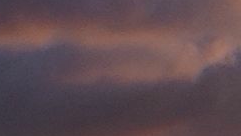
//> input picture src/assets/assets_png/peace-102.png, 241 x 136 px; its folder holds 4 pictures in this run
$ ./main assets/assets_png/peace-101.png   (built with g++ and OpenCV 4)
//> lines starting //> are read from the running program, lines starting //| are printed output that depends on the picture
### src/timer.h
#pragma once

#include <chrono>

class Timer {
 private:
  using clock_t = std::chrono::high_resolution_clock;
  using millisecond_t = std::chrono::duration<double, std::milli>;
  std::chrono::time_point<clock_t> m_start_time;

 public:
  Timer() : m_start_time(clock_t::now()) {}

  void reset() { m_start_time = clock_t::now(); }

  double elapsedMs() const { return std::chrono::duration_cast<millisecond_t>(clock_t::now() - m_start_time).count(); }
};

### src/main.cpp
#include <algorithm>
#include <filesystem>
#include <optional>
#include <ranges>
#include <stack>
#include <span>
#include <iostream>
#include <fstream>
#include <libgen.h>

#include <opencv2/core/mat.hpp>
#include <opencv2/imgcodecs.hpp>
#include <opencv2/imgproc.hpp>

#include "timer.h"

constexpr int PUZZLE_GRID_SIZE = 16;
constexpr int PUZZLE_SIZE = 256;
constexpr const char* ASSETS_DIR = "assets/assets_png";
constexpr double FIRST_COL_WIDTH = 240.0;
constexpr double FIRST_ROW_HEIGHT = 135.0;
constexpr int IMAGE_WIDTH = 3840;
constexpr int IMAGE_HEIGHT = 2160;
constexpr size_t HASH_MAGIC_NUMBER = 0x9e379967;

enum class Side { LEFT, TOP, RIGHT, BOTTOM };
constexpr std::array<std::pair<int, int>, 4> offsets = {
    std::pair{-1, 0}, // Side::LEFT
    std::pair{0, -1}, // Side::TOP
    std::pair{1, 0}, // Side::RIGHT
    std::pair{0, 1} // Side::BOTTOM
};

struct PuzzlePiece {
  PuzzlePiece() = default;
  ~PuzzlePiece() = default;
  PuzzlePiece(const PuzzlePiece&) = default;
  PuzzlePiece& operator=(const PuzzlePiece&) = default;
  PuzzlePiece(PuzzlePiece&&) noexcept = default;
  PuzzlePiece& operator=(PuzzlePiece&&) noexcept = default;
  bool operator<(const PuzzlePiece& other) const {
    if ((col == 0 || row == 0) && (other.col != 0 && other.row != 0)) {
      return true;
    }
    if ((other.col == 0 || other.row == 0) && (col != 0 && row != 0)) {
      return false;
    }
    if (col == 0 && row == 0) {
      return true;
    }
    if (other.col == 0 && other.row == 0) {
      return false;
    }
    return (col + row) < (other.col + other.row);
  }
  size_t id;
  cv::Mat image;
  int col{-1};
  int row{-1};
  size_t edge_hashes[4];

  cv::Rect rect() const {
    const auto top_left =
        cv::Point2f(FIRST_COL_WIDTH * col - (col > 0 ? 1.0 : 0.0), FIRST_ROW_HEIGHT * row - (row > 0 ? 1.0 : 0.0));
    return cv::Rect(top_left, cv::Size(image.cols, image.rows));
  }
  void move(const int source_col, const int source_row, const Side side) {
    const auto& [col_offset, row_offset] = offsets[static_cast<int>(side)];
    col = source_col + col_offset;
    row = source_row + row_offset;
  }
};

size_t computeHash(const cv::Mat& edge) {
  size_t hash = 0;
  for (int row = 0; row < edge.rows; ++row) {
    const uchar* data = edge.ptr<uchar>(row);
    for (int col = 0; col < edge.cols; ++col) {
      hash ^= (data[col] / 10) + HASH_MAGIC_NUMBER + (hash << 6) + (hash >> 2);
    }
  }
  return hash;
}

void computeEdgeHashes(PuzzlePiece& piece) {
  cv::Mat gray;
  cv::cvtColor(piece.image, gray, cv::COLOR_BGR2GRAY);

  piece.edge_hashes[0] = computeHash(gray.col(0));
  piece.edge_hashes[1] = computeHash(gray.row(0));
  piece.edge_hashes[2] = computeHash(gray.col(gray.cols - 1));
  piece.edge_hashes[3] = computeHash(gray.row(gray.rows - 1));
}

class PuzzlePieceProcessor : public cv::ParallelLoopBody {
 public:
  PuzzlePieceProcessor(const std::span<const std::string>& file_paths, const std::span<PuzzlePiece>& pieces) :
      file_paths_(file_paths), pieces_(pieces) {}

  void operator()(const cv::Range& range) const override {
    for (int i = range.start; i < range.end; ++i) {
      cv::Mat image = cv::imread(file_paths_[i], cv::IMREAD_COLOR);
      auto& piece = pieces_[i];
      piece.id = i;
      if (image.cols == FIRST_COL_WIDTH) {
        piece.col = 0;
      }
      if (image.rows == FIRST_ROW_HEIGHT) {
        piece.row = 0;
      }
      piece.image = std::move(image);
      computeEdgeHashes(piece);
    }
  }

 private:
  const std::span<const std::string>& file_paths_;
  std::span<PuzzlePiece> pieces_;
};

[[nodiscard]] std::array<PuzzlePiece, PUZZLE_SIZE> loadPuzzle(const std::string_view& path) {
  std::vector<std::string> file_paths;
  file_paths.reserve(PUZZLE_SIZE);
  for (const auto& entry : std::filesystem::directory_iterator(path)) {
    file_paths.push_back(entry.path());
  }

  std::array<PuzzlePiece, PUZZLE_SIZE> pieces;
  cv::parallel_for_(cv::Range(0, static_cast<int>(file_paths.size())), PuzzlePieceProcessor(file_paths, pieces),
                    cv::getNumThreads());
//> in computeEdgeHashes, piece.image is the input picture: 136 rows x 241 cols, CV_8UC3; mean of channels 0, 1, 2 80.6, 74.7, 95.5
//> in computeEdgeHashes, `cv::cvtColor(piece.image, gray, cv::COLOR_BGR2GRAY);`:
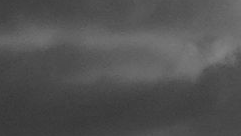
//> gray: 136 rows x 241 cols, CV_8UC1; min 52, max 130, mean 81.5
//> the loop in computeHash, `for (int row = 0; row < edge.rows; ++row)` made 136 passes
//> hash on passes 1 to 12: 2654443885, 175248261733, 11093719318819, 706253105374038, 46082422341235860, 3005427392131813126, 6808600237037699496, -1683581496503520641, -8470102625675651149, 3878314583117704106, -5204529215152749187, -6295663894632734863
//> after the loop in computeHash, `for (int row = 0; row < edge.rows; ++row)`: hash = 2496530756874514355
//> in computeEdgeHashes, `piece.edge_hashes[0] = computeHash(gray.col(0));`: piece.edge_hashes = [2496530756874514432, 0, 0, 0]
//> the loop in computeHash (call 2), `for (int row = 0; row < edge.rows; ++row)` made 1 pass
//> hash on pass 1: 260223688263593420
//> in computeEdgeHashes, `piece.edge_hashes[1] = computeHash(gray.row(0));`: piece.edge_hashes = [2496530756874514432, 260223688263593408, 0, 0]
//> in computeEdgeHashes, `piece.edge_hashes[2] = computeHash(gray.col(gray.cols - 1));`: piece.edge_hashes = [2496530756874514432, 260223688263593408, -9223372036854775808, 0]
//> in computeEdgeHashes, `piece.edge_hashes[3] = computeHash(gray.row(gray.rows - 1));`: piece.edge_hashes = [2496530756874514432, 260223688263593408, -9223372036854775808, 2389908556910621184]
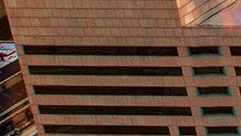
//> input picture src/assets/assets_png/peace-101.png, 241 x 136 px
//> in computeEdgeHashes, piece.image is the input picture: 136 rows x 241 cols, CV_8UC3; mean of channels 0, 1, 2 54, 71.6, 99.9
//> in computeEdgeHashes (call 2), `cv::cvtColor(piece.image, gray, cv::COLOR_BGR2GRAY);`:
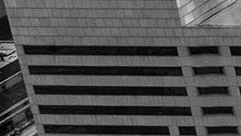
//> gray: 136 rows x 241 cols, CV_8UC1; min 0, max 219, mean 78
//> in computeEdgeHashes (call 2), `piece.edge_hashes[0] = computeHash(gray.col(0));`: piece.edge_hashes = [-9223372036854775808, 0, 0, 0]
//> in computeEdgeHashes (call 2), `piece.edge_hashes[1] = computeHash(gray.row(0));`: piece.edge_hashes = [-9223372036854775808, 6282289432945985536, 0, 0]
//> in computeEdgeHashes (call 2), `piece.edge_hashes[2] = computeHash(gray.col(gray.cols - 1));`: piece.edge_hashes = [-9223372036854775808, 6282289432945985536, -9223372036854775808, 0]
//> in computeEdgeHashes (call 2), `piece.edge_hashes[3] = computeHash(gray.row(gray.rows - 1));`: piece.edge_hashes = [-9223372036854775808, 6282289432945985536, -9223372036854775808, -9223372036854775808]
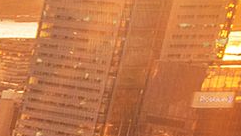
//> input picture src/assets/assets_png/peace-11.png, 241 x 136 px
//> in computeEdgeHashes, piece.image is the input picture: 136 rows x 241 cols, CV_8UC3; mean of channels 0, 1, 2 72.4, 122.1, 198.3
//> in computeEdgeHashes (call 3), `cv::cvtColor(piece.image, gray, cv::COLOR_BGR2GRAY);`:
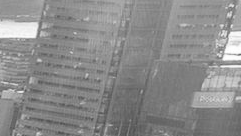
//> gray: 136 rows x 241 cols, CV_8UC1; min 75, max 255, mean 139.2
//> in computeEdgeHashes (call 3), `piece.edge_hashes[0] = computeHash(gray.col(0));`: piece.edge_hashes = [3496201287974001152, 0, 0, 0]
//> in computeEdgeHashes (call 3), `piece.edge_hashes[1] = computeHash(gray.row(0));`: piece.edge_hashes = [3496201287974001152, 540335283710267328, 0, 0]
//> in computeEdgeHashes (call 3), `piece.edge_hashes[2] = computeHash(gray.col(gray.cols - 1));`: piece.edge_hashes = [3496201287974001152, 540335283710267328, 7488417242228069376, 0]
//> in computeEdgeHashes (call 3), `piece.edge_hashes[3] = computeHash(gray.row(gray.rows - 1));`: piece.edge_hashes = [3496201287974001152, 540335283710267328, 7488417242228069376, -9223372036854775808]
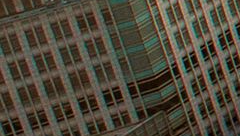
//> input picture src/assets/assets_png/peace-105.png, 240 x 136 px
//> in computeEdgeHashes, piece.image is the input picture: 136 rows x 240 cols, CV_8UC3; mean of channels 0, 1, 2 58.4, 72.2, 78.6
//> in computeEdgeHashes (call 4), `cv::cvtColor(piece.image, gray, cv::COLOR_BGR2GRAY);`:
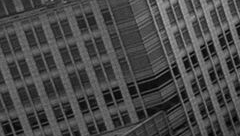
//> gray: 136 rows x 240 cols, CV_8UC1; min 1, max 176, mean 72.5
//> in computeEdgeHashes (call 4), `piece.edge_hashes[0] = computeHash(gray.col(0));`: piece.edge_hashes = [-9223372036854775808, 0, 0, 0]
//> in computeEdgeHashes (call 4), `piece.edge_hashes[1] = computeHash(gray.row(0));`: piece.edge_hashes = [-9223372036854775808, -9223372036854775808, 0, 0]
//> in computeEdgeHashes (call 4), `piece.edge_hashes[2] = computeHash(gray.col(gray.cols - 1));`: piece.edge_hashes = [-9223372036854775808, -9223372036854775808, -9223372036854775808, 0]
//> in computeEdgeHashes (call 4), `piece.edge_hashes[3] = computeHash(gray.row(gray.rows - 1));`: piece.edge_hashes = [-9223372036854775808, -9223372036854775808, -9223372036854775808, 9153847232115693568]
//> pieces = 256 items

  return pieces;
}

using HashMapType = std::array<std::unordered_multimap<size_t, PuzzlePiece*>, 4>;

HashMapType buildHashMap(std::array<PuzzlePiece, PUZZLE_SIZE>& pieces) {
  HashMapType hash_maps;
  for (auto& piece : pieces) {
    for (int i = 0; i < 4; ++i) {
      hash_maps[i].emplace(piece.edge_hashes[i], &piece);
    }
  }
  return hash_maps;
}

void assemblePuzzle(std::array<PuzzlePiece, PUZZLE_SIZE>& pieces) {
  std::sort(pieces.begin(), pieces.end());

  const auto hash_maps = buildHashMap(pieces);

  std::stack<PuzzlePiece*> stack;
  stack.push(&pieces[0]);

  while (!stack.empty()) {
    const auto current_piece = stack.top();
    stack.pop();

    if (current_piece->col != -1 && current_piece->row != -1) {
      continue;
    }
    if (current_piece->col == PUZZLE_GRID_SIZE - 1 || current_piece->row == PUZZLE_GRID_SIZE - 1) {
      continue;
    }

    auto right_it = hash_maps[0].find(current_piece->edge_hashes[2]);
    if (right_it != hash_maps[0].end()) {
      auto right_match = right_it->second;
      if (right_match->col == -1 || right_match->row == -1) {
        right_match->move(current_piece->col, current_piece->row, static_cast<Side>(2));
        stack.push(right_match);
      }
    }
    auto bottom_it = hash_maps[1].find(current_piece->edge_hashes[3]);
    if (bottom_it != hash_maps[1].end()) {
      auto bottom_match = bottom_it->second;
      if (bottom_match->col == -1 || bottom_match->row == -1) {
        bottom_match->move(current_piece->col, current_piece->row, static_cast<Side>(3));
        stack.push(bottom_match);
      }
    }
  }
}

class PuzzleStich : public cv::ParallelLoopBody {
 public:
  PuzzleStich(const std::span<const PuzzlePiece>& pieces, cv::Mat& result) : pieces_(pieces), result_(result) {}

  void operator()(const cv::Range& range) const override {
    for (int i = range.start; i < range.end; i++) {
      if (pieces_[i].col == -1 || pieces_[i].row == -1) {
        continue;
      }
      if (pieces_[i].col >= PUZZLE_GRID_SIZE || pieces_[i].row >= PUZZLE_GRID_SIZE) {
        continue;
      }
      pieces_[i].image.copyTo(result_(pieces_[i].rect()));
    }
  }

 private:
  const std::span<const PuzzlePiece> pieces_;
  cv::Mat& result_;
};

int main(int argc, char** argv) {
  Timer total_timer;
  Timer timer;

  const char* dir = dirname(argv[0]);
  const std::string assets_path = std::string(dir) + "/" + ASSETS_DIR;
  std::array puzzle_pieces = loadPuzzle(assets_path);
//> puzzle_pieces = 256 items

  std::cout << "Load puzzle time: " << timer.elapsedMs() << "\n";
  timer.reset();

  assemblePuzzle(puzzle_pieces);
//> after the loop in buildHashMap, `for (auto& piece : pieces)`: hash_maps = 4 items
//> in assemblePuzzle, `stack.push(&pieces[0]);`: stack = 1 item
//> the loop in assemblePuzzle, `while (!stack.empty())` made 1 pass

  std::cout << "Assemble puzzle time: " << timer.elapsedMs() << "\n";
  timer.reset();

  auto result = cv::Mat(IMAGE_HEIGHT, IMAGE_WIDTH, CV_8UC3, cv::Scalar(0, 0, 0));
  cv::parallel_for_(cv::Range(0, puzzle_pieces.size()), PuzzleStich(puzzle_pieces, result), cv::getNumThreads());
  std::cout << "Image creation time: " << timer.elapsedMs() << "\n";
  timer.reset();

  cv::imwrite("result.jpg", result, {cv::IMWRITE_JPEG_QUALITY, 80});

  std::cout << "Image write time: " << timer.elapsedMs() << "\n";
  std::cout << "Total time: " << total_timer.elapsedMs() << "\n";

  return 0;
}
